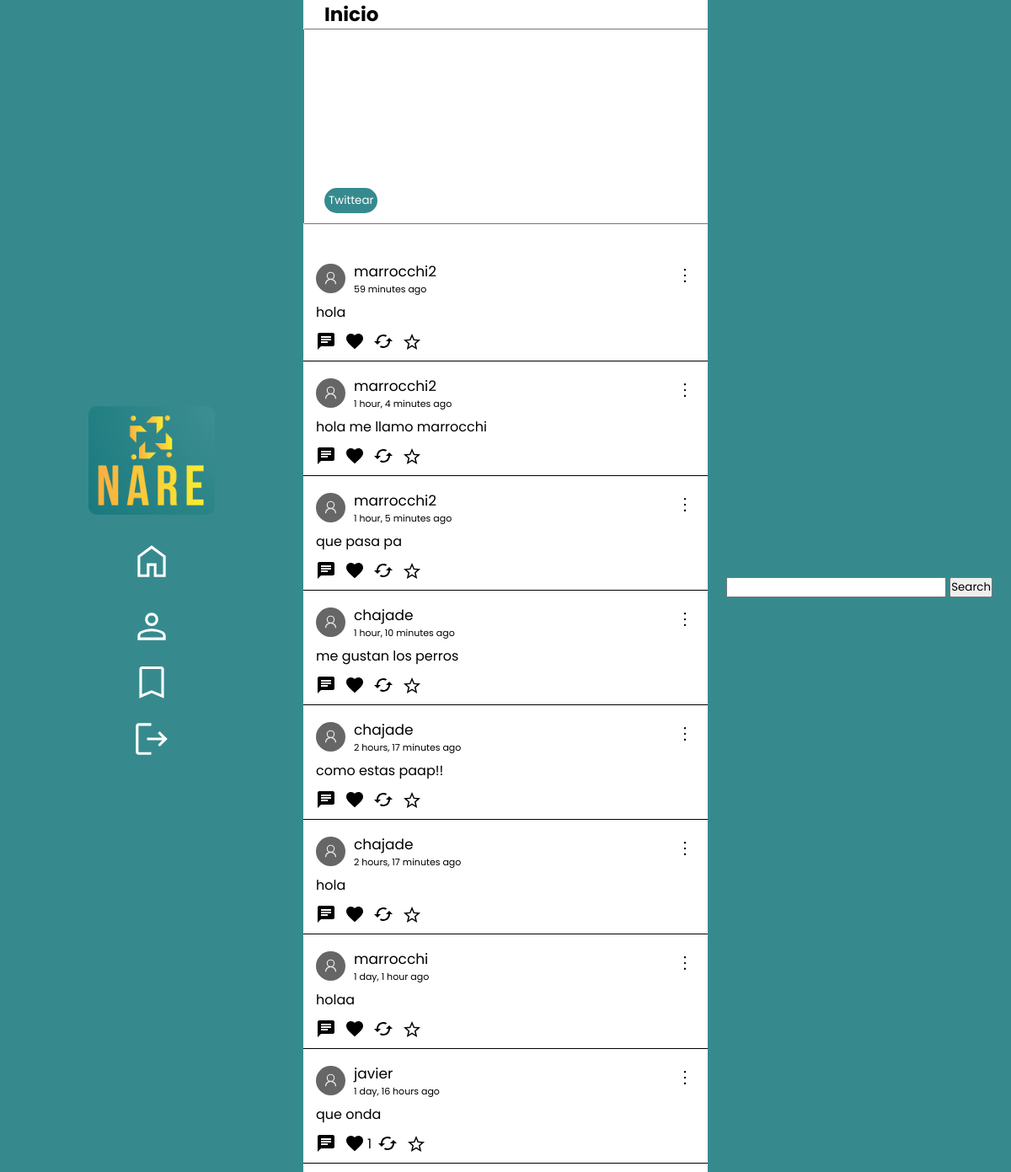
Screenshot of / (signed in) with the database file from the repository.
### tweets/models.py (models this page shows)
class Tweet(models.Model):
    user = models.ForeignKey(User, null=True, on_delete=models.CASCADE)
    content = models.TextField(max_length=180)
    created_at = models.DateTimeField(auto_now_add=True)
    likes = models.IntegerField(default=0)
    likes_users = models.ManyToManyField(User, related_name="likes_tweets")
    retweets = models.IntegerField(default=0)
    parent_tweet = models.IntegerField(null=True)

### tweets/views.py (the view)
# urls.py: path('', views.globalFeed, name='globalFeed'),
def globalFeed(request):
    profile = None
    tweets = Tweet.objects.all().filter(parent_tweet = None)
    if request.user.is_authenticated:
        profile = Profiles.objects.get(user=request.user)
    return render(request, 'globalFeed.html',{
            'form': forms.postTweet,
            'tweets': tweets,
            'profile': profile
    })

### tweets/templates/globalFeed.html (shortened to what this page needs)
{% extends 'base.html' %}  {% load static %}
    {% block content %}
    <link rel="stylesheet" href="{% static 'globalFeed.css' %}" />
    <link rel="stylesheet" href="{% static 'User.css' %}" />
    <div class="container-1">
        <h1 class="feedTitle">Inicio</h1>
        <form action="{% url 'postTweet' %}" method="POST" class="postTweetForm">
            <textarea name="content" cols="55" rows="10" required="" id="id_content" spellcheck="false"></textarea>
            <button>
                Twittear
            </button>
        </form>
    </div>
        <div class="tweets">
            {% for tweet in tweets %}
                {% include 'Tweet.html' %}
            {% endfor %}
{% endblock content %}

### tweets/templates/Tweet.html (shortened to what this page needs)
<a href="{% url 'tweetDetails' tweet.id %}" class="tweet">
    <div class="div-content" id="{{tweet.id}}">
        <div class="tweetHead">
            <div class="fotoPerfil">
                <form action="{% url 'myProfile' tweet.user.username %}" class="formName">
                    <button class="usernameTweet">{{tweet.user.username}}</button>
                    <p class="timeAgo">{{tweet.created_at|timesince}} ago</p>
                </form>
            </div>
            <div class="tweetOptions">
                <button  class="optionButtons" data="true"></button>
            </div>
        </div>
        <span class="tweetMessage">{{tweet.content}}</span>
        <div class="buttons">
            <button class="msgButton" id="{{tweet.id}}">
                    <svg class="msgSvg" xmlns="http://www.w3.org/2000/svg" height="24px" viewBox="0 0 24 24" width="24px" fill="#000000">
                        <path d="M0 0h24v24H0z" fill="none"/>
                        <path d="M20 2H4c-1.1 0-1.99.9-1.99 2L2 22l4-4h14c1.1 0 2-.9 2-2V4c0-1.1-.9-2-2-2zM6 9h12v2H6V9zm8 5H6v-2h8v2zm4-6H6V6h12v2z"/>
                    </svg>
                </button>
                <form action="{% url 'like' tweet.id %}" class="likeForm">
                    <button class="likeBtn">
                    </button>
                    {% if tweet.likes != 0 %}
                    <p>{{tweet.likes}}</p>
                    {% endif %}
                </form>
                <form>
                    <button>
                    </button>
                </form>
                <form action="{% url 'keepTweets' tweet.id %}">
                    <button>
                        {% if tweet in profile.keeps.all %}
                            <svg class="keepSvg saved" xmlns="http://www.w3.org/2000/svg" height="24px" viewBox="0 96 960 960" width="24px"><path fill="rgb(211, 165, 15)" d="m323 851 157-94 157 95-42-178 138-120-182-16-71-168-71 167-182 16 138 120-42 178Zm-90 125 65-281L80 506l288-25 112-265 112 265 288 25-218 189 65 281-247-149-247 149Zm247-355Z"/></svg>
                        {% else %}
                            <svg class="keepSvg" xmlns="http://www.w3.org/2000/svg" height="24px" viewBox="0 96 960 960" width="24px"><path d="m323 851 157-94 157 95-42-178 138-120-182-16-71-168-71 167-182 16 138 120-42 178Zm-90 125 65-281L80 506l288-25 112-265 112 265 288 25-218 189 65 281-247-149-247 149Zm247-355Z"/></svg>
                        {% endif %}
                    </button>
                </form>
            </div>
        </a>
    </div>

### tweets/static/base.css (style rules this page uses)
* { margin: 0; padding: 0; font-family: 'Poppins', sans-serif; }

### tweets/static/globalFeed.css (style rules this page uses)
.container-1 { width: 100%; }
.tweetMessage { z-index: 1000000000000; cursor: default; }
.feedTitle { font-size: 23px; margin-left: 25px; }
.postTweetForm { width: 100%; }
#id_content { width: 100%; outline: none; }
.postTweetForm button { color: white; cursor: pointer; margin-left: 5px; border-radius: 20px; padding: 5px; border: none; background-color: #368a8e; transform: translate(20px, -50px); }
.tweet { text-decoration: none; color: black; z-index: 0; }
.tweets { display: flex; flex-direction: column-reverse; width: 40vw; }
.div-content { display: flex; flex-direction: column; margin: 0 10px 10px 0; height: auto; padding-left: 15px; width: 100%; border-bottom: 1px solid black; }
.div-content .usernameTweet { text-decoration: none; color: black; background-color: transparent; border: none; font-size: 17px; cursor: pointer; }
.tweetHead { display: flex; justify-content: space-between; }
.tweetHead button { margin-right: 30px; background-color: transparent; border: none; cursor: pointer; }
.tweetOptions button { position: relative; color: white; font-size: 15px; z-index: 1000000; }
.tweetHead svg { width: 24px; }
.buttons { display: flex; }
textarea { width: 34vw; resize: none; padding: 15px; }
.buttons button { background: transparent; border: none; padding: 10px 10px 5px 0; cursor: pointer; }
.likeForm { display: flex; align-items: center; }
.likeForm p { text-decoration: none; pointer-events: none; transform: translateX(-7px); }
.fotoPerfil { display: flex; gap: 10px; align-items: center; }
.fotoPerfil svg, .fotoPerfil button { width: 35px; }
.formName { font-size: 11px; gap: 20px; }

### rows the page displays
Tweet: user.username "javier", created_at "1 day, 16 hours", content "que onda", likes "1"
Tweet: user.username "marrocchi", created_at "1 day, 1 hour", content "holaa"
Tweet: user.username "chajade", created_at "2 hours, 17 minutes", content "hola"
Tweet: user.username "chajade", created_at "2 hours, 17 minutes", content "como estas paap!!"
Tweet: user.username "chajade", created_at "1 hour, 10 minutes", content "me gustan los perros"
Tweet: user.username "marrocchi2", created_at "1 hour, 5 minutes", content "que pasa pa"
Tweet: user.username "marrocchi2", created_at "1 hour, 4 minutes", content "hola me llamo marrocchi"
Tweet: user.username "marrocchi2", created_at "59 minutes", content "hola"
